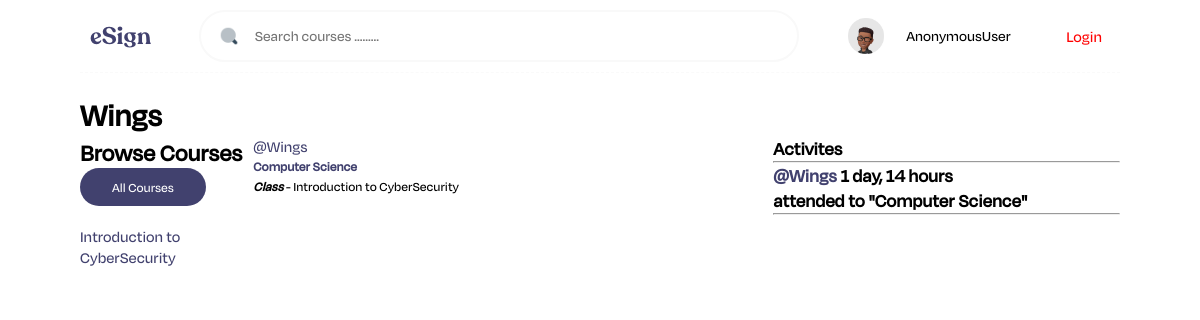
/useraccount/8/, run on the app's committed database.
### app/models.py (models this page shows, shortened)
class Task(models.Model):
    name = models.CharField(max_length=200)

class Project(models.Model):
    admin = models.ForeignKey(User, on_delete=models.SET_NULL, null=True)
    name = models.CharField(max_length=200)
    task = models.ForeignKey(Task, on_delete=models.SET_NULL, null=True)
    description = models.TextField(null=True, blank=True)
    followers = models.ManyToManyField(User, related_name='followers', blank=True)
    updated = models.DateTimeField(auto_now=True)
    created = models.DateTimeField(auto_now_add=True)
    class meta:
        ordering = ['-created']
    def __str__(self):
        return self.name

class Chat(models.Model):
    user = models.ForeignKey(User, on_delete=models.CASCADE)
    project = models.ForeignKey(Project, on_delete=models.CASCADE)
    body = models.TextField()
    updated = models.DateTimeField(auto_now=True)
    created = models.DateTimeField(auto_now_add=True)

### app/views.py (the view)
# urls.py: path('useraccount/<str:pk>/', views.UserAccount, name = 'useraccount')
def UserAccount(request, pk):
    profile = User.objects.get(id = pk)
    projects = profile.project_set.all()
    activities = profile.chat_set.all()
    tasks = Task.objects.all()
    content = {"profile" : profile, 'activities' : activities, 'projects' : projects, 'tasks' : tasks}
    return render(request, 'docs/user_account.html', content)

### app/templates/docs/user_account.html (shortened to what this page needs)
{% extends 'index.html' %}
{% block content %}
<h1>{{profile.username}}</h1>
<div class = 'user'>
    <div>
        {% include 'docs/tasks.html' %}
    </div>
    <div>
        {% include 'docs/feed.html' %}
    </div>
    <div>
        {% include 'docs/activities.html' %}
</div>
{% endblock content %}

### app/templates/docs/tasks.html
<h2>Browse Courses</h2>
    <div>
        <a href = "{% url 'module' %}"><button class="secondary-button">All Courses</button></a>
    </div>
    {% for task in tasks %}
        <div>
            <a href = "{% url 'module' %}?q={{task.name}}" class="card">{{task.name}}</a>
        </div>
    {% endfor %}

### app/templates/docs/feed.html (shortened to what this page needs)
<div>
    {% for project in projects %}
        <div class="post">
            <div class="post-head">
                <a href = "{% url 'useraccount' project.admin.id %}" class="username">@{{project.admin.username}}</a>
            </div>
            <h5> {% comment %} {{project.id}} --  {% endcomment %} <a href = "{% url 'project' project.id %}">{{project.name}}</a></h5>
            <small><i><b>Class</b></i> - {{project.task.name}}</small>
        </div>
    {% endfor %}
</div>

### app/templates/docs/activities.html (shortened to what this page needs)
<h3>Activites<h3>
    <hr>
    {% for activity in activities %}
        <div>
            <p><a href = "{% url 'useraccount' activity.user.id %}">@{{activity.user}}</a> {{activity.created|timesince}}</p>
            <p>attended to "{{activity.project}}"</p>
            <hr>
    {% endfor %}

### static/styles/style.css (style rules this page uses)
* { padding: 0; margin: 0; box-sizing: border-box; font-family: "Degular Display", system-ui, -apple-system, BlinkMacSystemFont, "Segoe UI", Roboto, Oxygen, Ubuntu, Cantarell, "Open Sans", "Helvetica Neue", sans-serif; transition: 200ms ease; }
html { scroll-behavior: smooth; }
body { padding: 0 80px; }
a { text-decoration: none; color: #41416e; }
.secondary-button { padding: 10px 32px; color: #fff; background: transparent; border-radius: 25px; background-color: #41416e; text-align: center; cursor: pointer; transition: 200ms ease; border: none; margin-bottom: 1.5em; }

### app/templates/docs/user_account.html (style rules this page uses)
.user { display : grid; grid-template-columns : 1fr 3fr 2fr; }

### data on the page
Task: name "Introduction to CyberSecurity"
Project: admin.username "Wings", name "Computer Science", task.name "Introduction to CyberSecurity"
Chat: user "Wings", created "1 day, 14 hours", project "Computer Science"

### other printed values
{{ request.user }} "AnonymousUser"
{{ profile.username }} "Wings"
